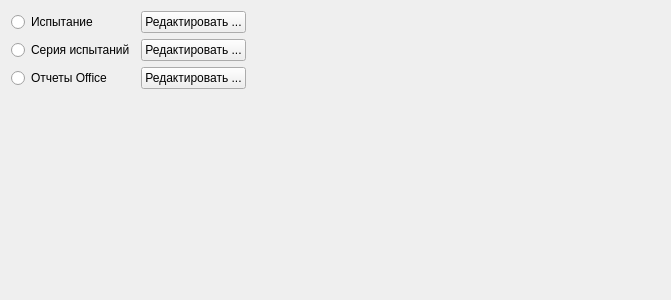
<?xml version="1.0" encoding="UTF-8"?>
<ui version="4.0">
 <class>PlanReportForm</class>
 <widget class="QWidget" name="PlanReportForm">
  <property name="geometry">
   <rect>
    <x>0</x>
    <y>0</y>
    <width>671</width>
    <height>300</height>
   </rect>
  </property>
  <property name="windowTitle">
   <string>Form</string>
  </property>
  <layout class="QVBoxLayout" name="verticalLayout">
   <item>
    <layout class="QGridLayout" name="gridLayout">
     <item row="2" column="1">
      <widget class="QPushButton" name="pushButton_3">
       <property name="text">
        <string>Редактировать ...</string>
       </property>
      </widget>
     </item>
     <item row="0" column="1">
      <widget class="QPushButton" name="pushButton">
       <property name="text">
        <string>Редактировать ...</string>
       </property>
      </widget>
     </item>
     <item row="2" column="2">
      <spacer name="horizontalSpacer_3">
       <property name="orientation">
        <enum>Qt::Horizontal</enum>
       </property>
       <property name="sizeHint" stdset="0">
        <size>
         <width>40</width>
         <height>20</height>
        </size>
       </property>
      </spacer>
     </item>
     <item row="1" column="2">
      <spacer name="horizontalSpacer_2">
       <property name="orientation">
        <enum>Qt::Horizontal</enum>
       </property>
       <property name="sizeHint" stdset="0">
        <size>
         <width>40</width>
         <height>20</height>
        </size>
       </property>
      </spacer>
     </item>
     <item row="1" column="1">
      <widget class="QPushButton" name="pushButton_2">
       <property name="text">
        <string>Редактировать ...</string>
       </property>
      </widget>
     </item>
     <item row="0" column="2">
      <spacer name="horizontalSpacer">
       <property name="orientation">
        <enum>Qt::Horizontal</enum>
       </property>
       <property name="sizeHint" stdset="0">
        <size>
         <width>40</width>
         <height>20</height>
        </size>
       </property>
      </spacer>
     </item>
     <item row="0" column="0">
      <widget class="QRadioButton" name="radioButton">
       <property name="text">
        <string>Испытание</string>
       </property>
      </widget>
     </item>
     <item row="1" column="0">
      <widget class="QRadioButton" name="radioButton_2">
       <property name="text">
        <string>Серия испытаний</string>
       </property>
      </widget>
     </item>
     <item row="2" column="0">
      <widget class="QRadioButton" name="radioButton_3">
       <property name="text">
        <string>Отчеты Office</string>
       </property>
      </widget>
     </item>
    </layout>
   </item>
   <item>
    <spacer name="verticalSpacer">
     <property name="orientation">
      <enum>Qt::Vertical</enum>
     </property>
     <property name="sizeHint" stdset="0">
      <size>
       <width>20</width>
       <height>40</height>
      </size>
     </property>
    </spacer>
   </item>
  </layout>
 </widget>
 <resources/>
 <connections/>
</ui>
